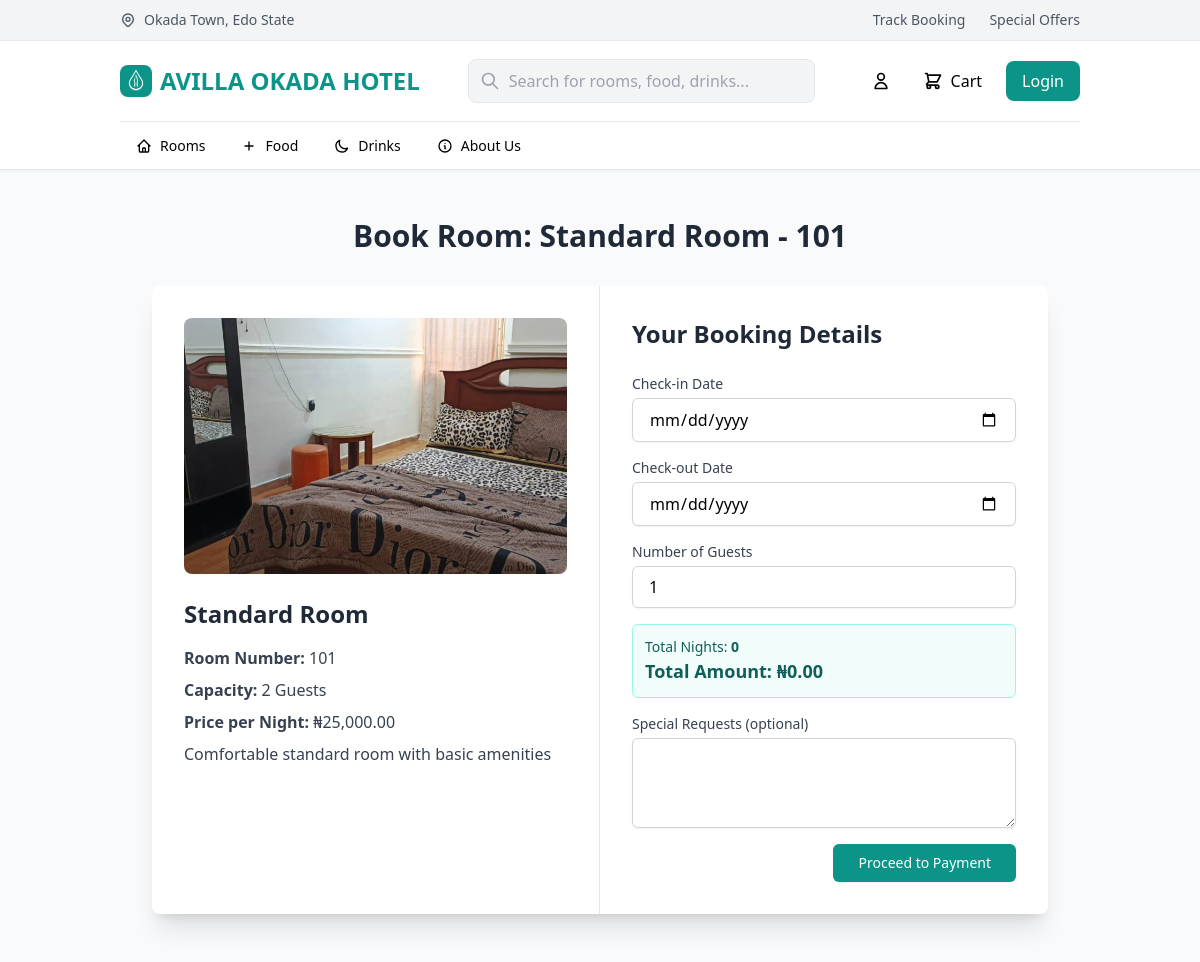
The page /book.php?room_id=1 (signed in) on the database its author committed.
### tables this page shows
CREATE TABLE `rooms` (
  `room_id` int(11) NOT NULL,
  `room_number` varchar(10) NOT NULL,
  `room_type` enum('Standard Room','Deluxe Room','Executive Suite') NOT NULL,
  `capacity` int(11) NOT NULL,
  `price_per_night` decimal(10,2) NOT NULL,
  `status` enum('available','occupied','maintenance','reserved') DEFAULT 'available',
  `description` text DEFAULT NULL,
  `amenities` longtext DEFAULT NULL CHECK (json_valid(`amenities`)),
  `features` longtext DEFAULT NULL CHECK (json_valid(`features`)),
  `image_url` varchar(255) DEFAULT NULL,
  `created_date` timestamp NOT NULL DEFAULT current_timestamp(),
  `last_updated` timestamp NOT NULL DEFAULT current_timestamp() ON UPDATE current_timestamp()
);

### config/database.php (called while the page is built, shortened)
<?php
function formatCurrency($amount) {
    return '₦' . number_format($amount, 2);
}
?>

### book.php (the view, shortened to what this page needs)
<?php
require_once 'config/database.php';
include 'header.php';
$room = null;
$room_id = $_GET['room_id'] ?? null;
if ($room_id) {
    try {
        $stmt = $pdo->prepare("SELECT * FROM rooms WHERE room_id = :room_id AND status = 'available'");
        $stmt->execute([':room_id' => $room_id]);
        $room = $stmt->fetch();
    } catch (PDOException $e) {
        error_log("Error fetching room details: " . $e->getMessage());
    }
}
$check_in_date = $_POST['check_in_date'] ?? '';
$check_out_date = $_POST['check_out_date'] ?? '';
$number_of_guests = $_POST['number_of_guests'] ?? 1;
$special_requests = $_POST['special_requests'] ?? '';
?>
<section class="py-12 bg-gray-50">
    <div class="container mx-auto px-4 lg:px-8">
        <h1 class="text-3xl font-bold text-gray-800 mb-8 text-center">Book Room: <?= htmlspecialchars($room['room_type']) ?> - <?= htmlspecialchars($room['room_number']) ?></h1>
        <div class="max-w-4xl mx-auto bg-white rounded-lg shadow-xl overflow-hidden md:flex">
            <div class="md:w-1/2 p-8 border-r border-gray-200">
                <img src="<?= htmlspecialchars($room['image_url'] ?? 'https://via.placeholder.com/600x400?text=Room+Image') ?>"
                     alt="Room <?= htmlspecialchars($room['room_number']) ?>"
                     class="w-full h-64 object-cover rounded-lg mb-6">
                <h2 class="text-2xl font-bold text-gray-800 mb-4"><?= htmlspecialchars($room['room_type']) ?></h2>
                <p class="text-gray-700 mb-2"><strong>Room Number:</strong> <?= htmlspecialchars($room['room_number']) ?></p>
                <p class="text-gray-700 mb-2"><strong>Capacity:</strong> <?= htmlspecialchars($room['capacity']) ?> Guests</p>
                <p class="text-gray-700 mb-2"><strong>Price per Night:</strong> <?= formatCurrency($room['price_per_night']) ?></p>
                <p class="text-gray-700 mb-4"><?= htmlspecialchars($room['description'] ?? 'No description available.') ?></p>
            </div>
            <div class="md:w-1/2 p-8">
                <h2 class="text-2xl font-bold text-gray-800 mb-6">Your Booking Details</h2>
                <form action="" method="POST" class="space-y-4">
                    <div>
                        <label for="check_in_date" class="block text-sm font-medium text-gray-700">Check-in Date</label>
                        <input type="date" id="check_in_date" name="check_in_date" required
                               value="<?= htmlspecialchars($check_in_date) ?>"
                               class="mt-1 block w-full px-4 py-2 border border-gray-300 rounded-md shadow-sm focus:ring-teal-500 focus:border-teal-500 flatpickr-input">
                    </div>
                    <div>
                        <label for="check_out_date" class="block text-sm font-medium text-gray-700">Check-out Date</label>
                        <input type="date" id="check_out_date" name="check_out_date" required
                               value="<?= htmlspecialchars($check_out_date) ?>"
                               class="mt-1 block w-full px-4 py-2 border border-gray-300 rounded-md shadow-sm focus:ring-teal-500 focus:border-teal-500 flatpickr-input">
                    </div>
                    <div>
                        <label for="number_of_guests" class="block text-sm font-medium text-gray-700">Number of Guests</label>
                        <input type="number" id="number_of_guests" name="number_of_guests" required min="1" max="<?= htmlspecialchars($room['capacity']) ?>"
                               value="<?= htmlspecialchars($number_of_guests) ?>"
                               class="mt-1 block w-full px-4 py-2 border border-gray-300 rounded-md shadow-sm focus:ring-teal-500 focus:border-teal-500">
                    </div>
                    <div class="bg-teal-50 p-3 rounded-md border border-teal-200">
                        <p class="text-sm font-medium text-teal-800">Total Nights: <span id="total_nights" class="font-bold">0</span></p>
                        <p class="text-lg font-bold text-teal-800">Total Amount: <span id="total_amount" class="font-bold">₦0.00</span></p>
                    </div>
                    <div>
                        <label for="special_requests" class="block text-sm font-medium text-gray-700">Special Requests (optional)</label>
                        <textarea id="special_requests" name="special_requests" rows="3"
                                  class="mt-1 block w-full px-4 py-2 border border-gray-300 rounded-md shadow-sm focus:ring-teal-500 focus:border-teal-500"><?= htmlspecialchars($special_requests) ?></textarea>
                    </div>
                    <div class="text-right">
                        <button type="submit" name="book_room"
                                class="inline-flex justify-center py-2 px-6 border border-transparent shadow-sm text-sm font-medium rounded-md text-white bg-teal-600 hover:bg-teal-700 focus:outline-none focus:ring-2 focus:ring-offset-2 focus:ring-teal-500">
                            Proceed to Payment
                        </button>
                    </div>
                </form>
            </div>
        </div>
    </div>
</section>

### rows shown on the page
rooms: room_type "Standard Room", room_number "101", image_url (picture), capacity "2", price_per_night "₦25,000.00", description "Comfortable standard room with basic amenities"
